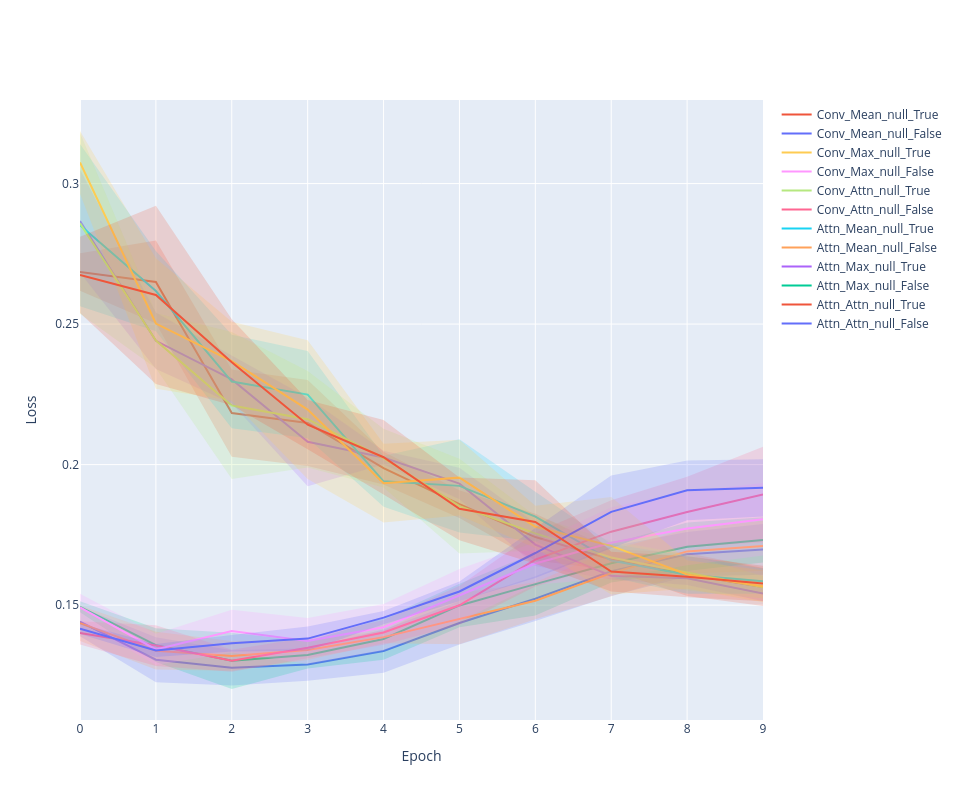

Notebook code for this chart:
### Code cell
line_plot(history, 'loss')

### Figure 1 — Plotly figure (JSON) as saved in the notebook; plotly's stock layout.template omitted (floating-point values rounded to 4 significant figures)
{"data": [{"line": {"color": "#636EFA"}, "mode": "lines", "name": "Attn_Attn_null_False", "type": "scatter", "x": [0, 1, 2, 3, 4, 5, 6, 7, 8, 9], "y": [0.1441, 0.1306, 0.1277, 0.1289, 0.1337, 0.1437, 0.1523, 0.1621, 0.1681, 0.1698]}, {"line": {"width": 0}, "marker": {"color": "#444"}, "mode": "lines", "showlegend": false, "type": "scatter", "x": [0, 1, 2, 3, 4, 5, 6, 7, 8, 9], "y": [0.1493, 0.1386, 0.1339, 0.1347, 0.1414, 0.1513, 0.1603, 0.1709, 0.176, 0.1788]}, {"fill": "tonexty", "fillcolor": "rgba(99, 110, 250,0.2)", "line": {"width": 0}, "marker": {"color": "#444"}, "mode": "lines", "showlegend": false, "type": "scatter", "x": [0, 1, 2, 3, 4, 5, 6, 7, 8, 9], "y": [0.139, 0.1226, 0.1214, 0.1231, 0.126, 0.136, 0.1443, 0.1532, 0.1601, 0.1608]}, {"line": {"color": "#EF553B"}, "mode": "lines", "name": "Attn_Attn_null_True", "type": "scatter", "x": [0, 1, 2, 3, 4, 5, 6, 7, 8, 9], "y": [0.2686, 0.265, 0.2183, 0.2148, 0.1988, 0.1859, 0.1742, 0.1662, 0.1609, 0.1564]}, {"line": {"width": 0}, "marker": {"color": "#444"}, "mode": "lines", "showlegend": false, "type": "scatter", "x": [0, 1, 2, 3, 4, 5, 6, 7, 8, 9], "y": [0.2752, 0.2797, 0.2338, 0.2301, 0.2046, 0.1909, 0.1826, 0.17, 0.1685, 0.1632]}, {"fill": "tonexty", "fillcolor": "rgba(239, 85, 59,0.2)", "line": {"width": 0}, "marker": {"color": "#444"}, "mode": "lines", "showlegend": false, "type": "scatter", "x": [0, 1, 2, 3, 4, 5, 6, 7, 8, 9], "y": [0.2619, 0.2502, 0.2028, 0.1995, 0.1929, 0.181, 0.1659, 0.1625, 0.1533, 0.1497]}, {"line": {"color": "#00CC96"}, "mode": "lines", "name": "Attn_Max_null_False", "type": "scatter", "x": [0, 1, 2, 3, 4, 5, 6, 7, 8, 9], "y": [0.1494, 0.1358, 0.1302, 0.1323, 0.138, 0.1499, 0.1575, 0.1649, 0.1708, 0.1732]}, {"line": {"width": 0}, "marker": {"color": "#444"}, "mode": "lines", "showlegend": false, "type": "scatter", "x": [0, 1, 2, 3, 4, 5, 6, 7, 8, 9], "y": [0.1514, 0.1417, 0.1402, 0.1371, 0.1453, 0.1576, 0.1687, 0.1718, 0.1794, 0.1812]}, {"fill": "tonexty", "fillcolor": "rgba(0, 204, 150,0.2)", "line": {"width": 0}, "marker": {"color": "#444"}, "mode": "lines", "showlegend": false, "type": "scatter", "x": [0, 1, 2, 3, 4, 5, 6, 7, 8, 9], "y": [0.1474, 0.1298, 0.1202, 0.1275, 0.1306, 0.1422, 0.1463, 0.158, 0.1621, 0.1652]}, {"line": {"color": "#AB63FA"}, "mode": "lines", "name": "Attn_Max_null_True", "type": "scatter", "x": [0, 1, 2, 3, 4, 5, 6, 7, 8, 9], "y": [0.2866, 0.2441, 0.2303, 0.2081, 0.2025, 0.1932, 0.1715, 0.1605, 0.1596, 0.1541]}, {"line": {"width": 0}, "marker": {"color": "#444"}, "mode": "lines", "showlegend": false, "type": "scatter", "x": [0, 1, 2, 3, 4, 5, 6, 7, 8, 9], "y": [0.305, 0.2541, 0.2388, 0.2239, 0.2049, 0.1989, 0.1792, 0.1619, 0.162, 0.1569]}, {"fill": "tonexty", "fillcolor": "rgba(171, 99, 250,0.2)", "line": {"width": 0}, "marker": {"color": "#444"}, "mode": "lines", "showlegend": false, "type": "scatter", "x": [0, 1, 2, 3, 4, 5, 6, 7, 8, 9], "y": [0.2682, 0.234, 0.2218, 0.1923, 0.2001, 0.1876, 0.1639, 0.1591, 0.1572, 0.1514]}, {"line": {"color": "#FFA15A"}, "mode": "lines", "name": "Attn_Mean_null_False", "type": "scatter", "x": [0, 1, 2, 3, 4, 5, 6, 7, 8, 9], "y": [0.1436, 0.1338, 0.1319, 0.1341, 0.1386, 0.1452, 0.1515, 0.1614, 0.1691, 0.1711]}, {"line": {"width": 0}, "marker": {"color": "#444"}, "mode": "lines", "showlegend": false, "type": "scatter", "x": [0, 1, 2, 3, 4, 5, 6, 7, 8, 9], "y": [0.1499, 0.1405, 0.1372, 0.1376, 0.1408, 0.1543, 0.1581, 0.1697, 0.177, 0.18]}, {"fill": "tonexty", "fillcolor": "rgba(255, 161, 90,0.2)", "line": {"width": 0}, "marker": {"color": "#444"}, "mode": "lines", "showlegend": false, "type": "scatter", "x": [0, 1, 2, 3, 4, 5, 6, 7, 8, 9], "y": [0.1373, 0.1271, 0.1266, 0.1305, 0.1364, 0.1361, 0.145, 0.1531, 0.1613, 0.1621]}, {"line": {"color": "#19D3F3"}, "mode": "lines", "name": "Attn_Mean_null_True", "type": "scatter", "x": [0, 1, 2, 3, 4, 5, 6, 7, 8, 9], "y": [0.2852, 0.2618, 0.2296, 0.2249, 0.1941, 0.1924, 0.1815, 0.1659, 0.1608, 0.1585]}, {"line": {"width": 0}, "marker": {"color": "#444"}, "mode": "lines", "showlegend": false, "type": "scatter", "x": [0, 1, 2, 3, 4, 5, 6, 7, 8, 9], "y": [0.3141, 0.276, 0.2462, 0.2405, 0.2032, 0.209, 0.1903, 0.1718, 0.1675, 0.1631]}, {"fill": "tonexty", "fillcolor": "rgba(25, 211, 243,0.2)", "line": {"width": 0}, "marker": {"color": "#444"}, "mode": "lines", "showlegend": false, "type": "scatter", "x": [0, 1, 2, 3, 4, 5, 6, 7, 8, 9], "y": [0.2563, 0.2475, 0.2129, 0.2094, 0.185, 0.1759, 0.1727, 0.1599, 0.1541, 0.154]}, {"line": {"color": "#FF6692"}, "mode": "lines", "name": "Conv_Attn_null_False", "type": "scatter", "x": [0, 1, 2, 3, 4, 5, 6, 7, 8, 9], "y": [0.1401, 0.1356, 0.1302, 0.1348, 0.1403, 0.15, 0.1662, 0.1761, 0.1831, 0.1894]}, {"line": {"width": 0}, "marker": {"color": "#444"}, "mode": "lines", "showlegend": false, "type": "scatter", "x": [0, 1, 2, 3, 4, 5, 6, 7, 8, 9], "y": [0.1443, 0.1429, 0.1341, 0.1385, 0.1447, 0.1569, 0.1757, 0.1874, 0.1957, 0.2064]}, {"fill": "tonexty", "fillcolor": "rgba(255, 102, 146,0.2)", "line": {"width": 0}, "marker": {"color": "#444"}, "mode": "lines", "showlegend": false, "type": "scatter", "x": [0, 1, 2, 3, 4, 5, 6, 7, 8, 9], "y": [0.136, 0.1284, 0.1263, 0.1312, 0.1359, 0.143, 0.1566, 0.1649, 0.1706, 0.1724]}, {"line": {"color": "#B6E880"}, "mode": "lines", "name": "Conv_Attn_null_True", "type": "scatter", "x": [0, 1, 2, 3, 4, 5, 6, 7, 8, 9], "y": [0.2859, 0.2441, 0.2211, 0.2162, 0.2023, 0.1852, 0.1755, 0.1669, 0.1616, 0.1564]}, {"line": {"width": 0}, "marker": {"color": "#444"}, "mode": "lines", "showlegend": false, "type": "scatter", "x": [0, 1, 2, 3, 4, 5, 6, 7, 8, 9], "y": [0.3181, 0.2539, 0.2472, 0.2333, 0.2127, 0.2021, 0.1817, 0.1729, 0.168, 0.1604]}, {"fill": "tonexty", "fillcolor": "rgba(182, 232, 128,0.2)", "line": {"width": 0}, "marker": {"color": "#444"}, "mode": "lines", "showlegend": false, "type": "scatter", "x": [0, 1, 2, 3, 4, 5, 6, 7, 8, 9], "y": [0.2536, 0.2343, 0.1949, 0.199, 0.1919, 0.1684, 0.1694, 0.161, 0.1552, 0.1524]}, {"line": {"color": "#FF97FF"}, "mode": "lines", "name": "Conv_Max_null_False", "type": "scatter", "x": [0, 1, 2, 3, 4, 5, 6, 7, 8, 9], "y": [0.1492, 0.1343, 0.1407, 0.1373, 0.1421, 0.1536, 0.1648, 0.1722, 0.1773, 0.1806]}, {"line": {"width": 0}, "marker": {"color": "#444"}, "mode": "lines", "showlegend": false, "type": "scatter", "x": [0, 1, 2, 3, 4, 5, 6, 7, 8, 9], "y": [0.154, 0.1398, 0.1483, 0.1454, 0.1504, 0.1629, 0.1723, 0.1848, 0.1904, 0.1934]}, {"fill": "tonexty", "fillcolor": "rgba(255, 151, 255,0.2)", "line": {"width": 0}, "marker": {"color": "#444"}, "mode": "lines", "showlegend": false, "type": "scatter", "x": [0, 1, 2, 3, 4, 5, 6, 7, 8, 9], "y": [0.1443, 0.1287, 0.1332, 0.1291, 0.1339, 0.1443, 0.1572, 0.1595, 0.1642, 0.1677]}, {"line": {"color": "#FECB52"}, "mode": "lines", "name": "Conv_Max_null_True", "type": "scatter", "x": [0, 1, 2, 3, 4, 5, 6, 7, 8, 9], "y": [0.3075, 0.2502, 0.2368, 0.2196, 0.1934, 0.1954, 0.1779, 0.1711, 0.1609, 0.1567]}, {"line": {"width": 0}, "marker": {"color": "#444"}, "mode": "lines", "showlegend": false, "type": "scatter", "x": [0, 1, 2, 3, 4, 5, 6, 7, 8, 9], "y": [0.3187, 0.2734, 0.2509, 0.2443, 0.2074, 0.2089, 0.1854, 0.1884, 0.166, 0.1624]}, {"fill": "tonexty", "fillcolor": "rgba(254, 203, 82,0.2)", "line": {"width": 0}, "marker": {"color": "#444"}, "mode": "lines", "showlegend": false, "type": "scatter", "x": [0, 1, 2, 3, 4, 5, 6, 7, 8, 9], "y": [0.2963, 0.227, 0.2227, 0.1949, 0.1794, 0.1819, 0.1704, 0.1537, 0.1559, 0.151]}, {"line": {"color": "#636EFA"}, "mode": "lines", "name": "Conv_Mean_null_False", "type": "scatter", "x": [0, 1, 2, 3, 4, 5, 6, 7, 8, 9], "y": [0.1416, 0.1338, 0.1364, 0.1381, 0.1455, 0.1548, 0.1685, 0.1832, 0.1909, 0.1918]}, {"line": {"width": 0}, "marker": {"color": "#444"}, "mode": "lines", "showlegend": false, "type": "scatter", "x": [0, 1, 2, 3, 4, 5, 6, 7, 8, 9], "y": [0.1435, 0.1361, 0.1394, 0.1424, 0.1479, 0.1584, 0.1775, 0.1961, 0.2015, 0.2019]}, {"fill": "tonexty", "fillcolor": "rgba(99, 110, 250,0.2)", "line": {"width": 0}, "marker": {"color": "#444"}, "mode": "lines", "showlegend": false, "type": "scatter", "x": [0, 1, 2, 3, 4, 5, 6, 7, 8, 9], "y": [0.1397, 0.1316, 0.1335, 0.1338, 0.1432, 0.1513, 0.1596, 0.1702, 0.1802, 0.1816]}, {"line": {"color": "#EF553B"}, "mode": "lines", "name": "Conv_Mean_null_True", "type": "scatter", "x": [0, 1, 2, 3, 4, 5, 6, 7, 8, 9], "y": [0.2675, 0.2604, 0.2364, 0.2142, 0.2026, 0.1843, 0.1796, 0.1619, 0.1601, 0.1577]}, {"line": {"width": 0}, "marker": {"color": "#444"}, "mode": "lines", "showlegend": false, "type": "scatter", "x": [0, 1, 2, 3, 4, 5, 6, 7, 8, 9], "y": [0.281, 0.2921, 0.2517, 0.223, 0.2159, 0.1954, 0.1944, 0.169, 0.1674, 0.164]}, {"fill": "tonexty", "fillcolor": "rgba(239, 85, 59,0.2)", "line": {"width": 0}, "marker": {"color": "#444"}, "mode": "lines", "showlegend": false, "type": "scatter", "x": [0, 1, 2, 3, 4, 5, 6, 7, 8, 9], "y": [0.2539, 0.2287, 0.2211, 0.2054, 0.1894, 0.1731, 0.1647, 0.1549, 0.1528, 0.1514]}], "layout": {"height": 800, "width": 960, "xaxis": {"title": {"text": "Epoch"}}, "yaxis": {"title": {"text": "Loss"}}}}
